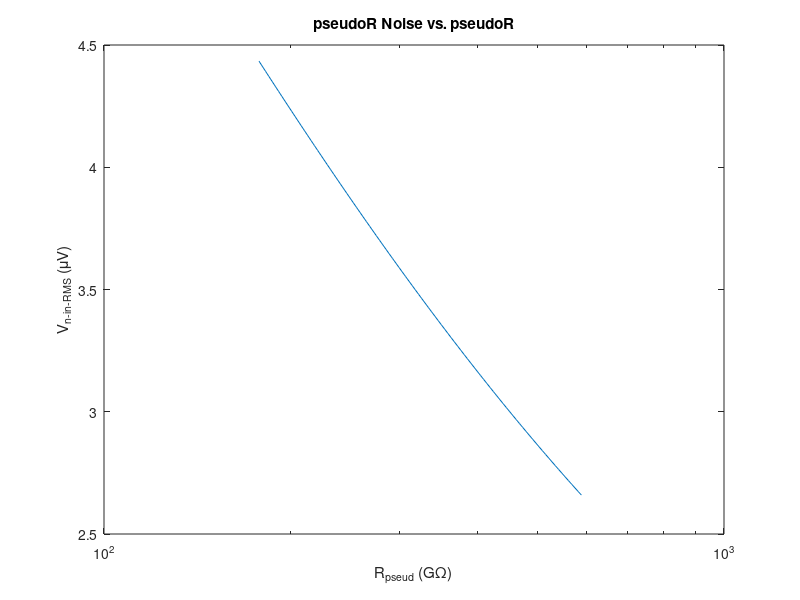
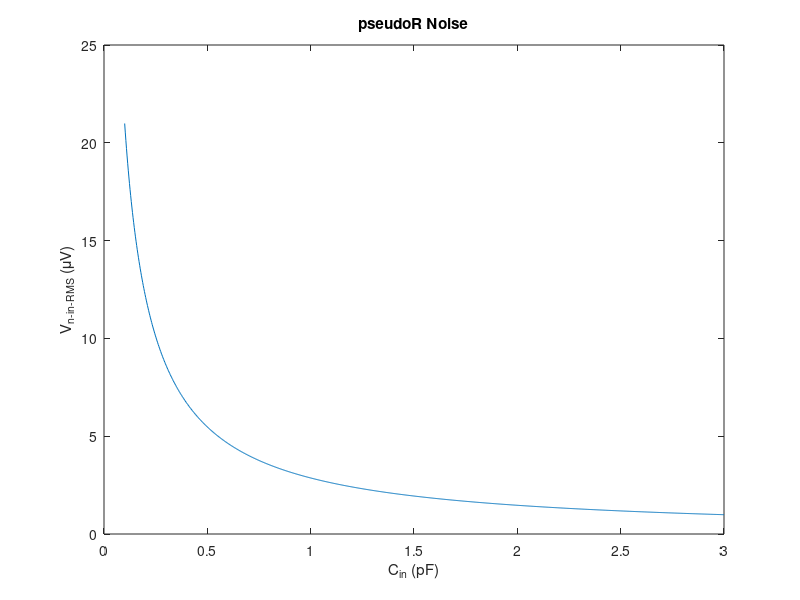
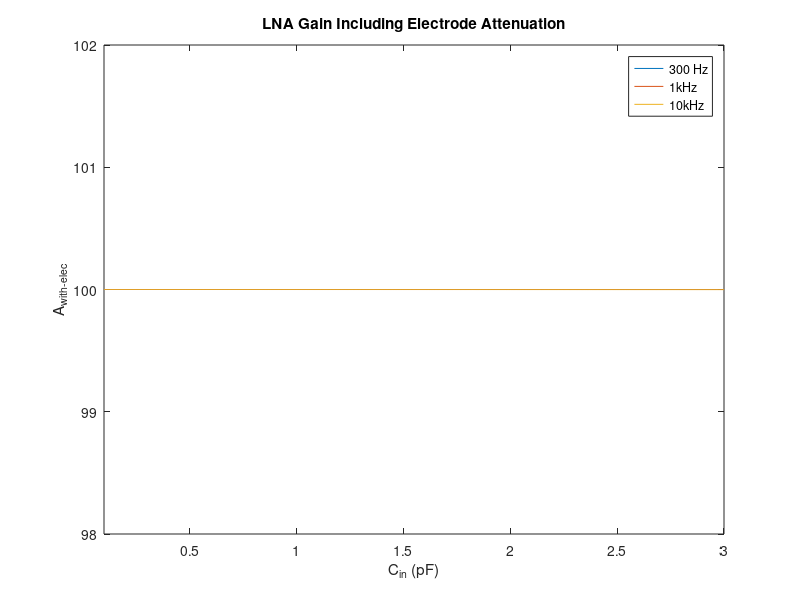
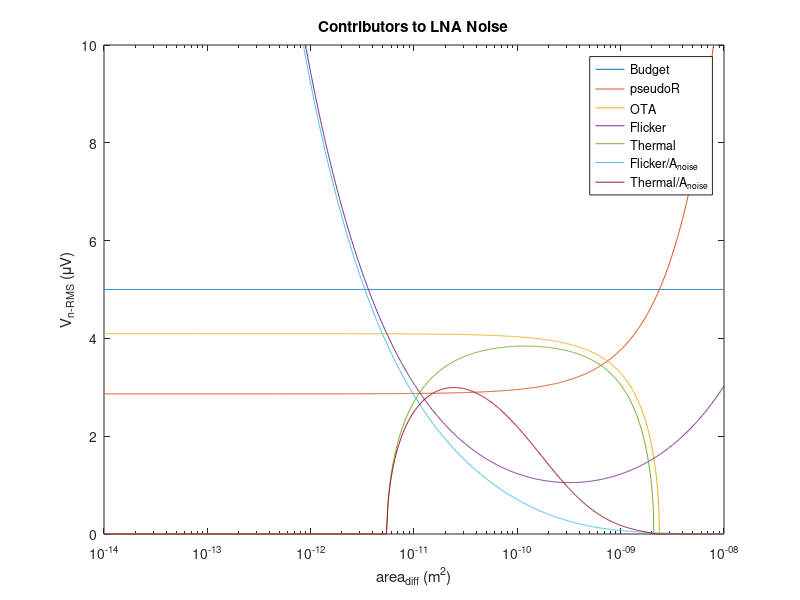

These charts were generated, in order, by the following MATLAB code: (Note: this script raises an error after producing the figures.)
% polymorph pixel co-design
% CRT
% 05/19/2020 - 07/22/2020

%% setup
close all
clear all

%% starting assumptions and physical constants

% constants
k = 1.38e-23;
T = 37 + 273;   % body temp

% system constraints
V_DD = 1.5;
R_elec = 24e3;
pixel_dim = 152.5e-6;
area_limit = (pixel_dim)^2;

% amplitude range
% peak voltages for AP (300Hz - 10kHz) and a little LFP (50Hz - 10kHz)
V_AP = 2e-3;
V_LFP = 4e-3;

%% design targets

% except for here, as noted, all noise is squared voltage
noise_Vrms_target = 5e-6;
noise_Vsq_target = noise_Vrms_target^2;

A_target = 100;
A_OL_target = 1e3;
A_f = 1;

f_LP_AP = 10e3;
f_HP_AP = 300;

ENBW = f_LP_AP * pi/2;

% number of time constants for "complete" settling
settling_TCs = 5;

% target for OTA noise source other than M1
excess = 1.2;

% swing for A1
V_swing_target = V_LFP * A_target;

%% technology information

L_min = 130e-9;

% C_ox and C_P (C_gg) [F/m^2]
% C_ox for flicker noise
C_ox = 0.01;
% C_P for parasitics
M_input_area = 120e-6 * 600e-9;
C_gg = 252e-15;
C_P_N = C_gg / M_input_area;
C_P_P = 0.00633;

% flicker noise coefficients [J]
K_flicker_N = 1.24e-25;
K_flicker_P = 1.98e-25;

% mismatch coefficients
% [Vm] and [m]
A_VT = 10e-9;
A_beta = 0.013e-6;

% noise factor gamma (often quoted as 2/3)
gamma_W = 1;
gamma_S = 2/3;

% estimates for device area
L_diff = 200e-9;
L_guard = 1e-6;

%% pseudoR cutoff and noise

% possible pseudoR values from mc: 90GOhm to 5TOhm
pseudoR = logspace(11.25,11.77,100);
% assume C_F is minimum size
C_F = 10e-15;
f_pseudo = 1./(2.*pi.*pseudoR.*C_F);
% reduction factor to account for not all of kT/C
% appearing in the 300Hz+ band
reduc_factor = 1./(1 + f_HP_AP./f_pseudo);
noise_pseudoR = 2 .* k .* T ./ C_F .* reduc_factor;
% input-refer - note that this uses ideal gain
noise_pseudoR_in = noise_pseudoR ./ (A_target.^2);

% noise due to pseudoR as a function of Cin
figure
semilogx(pseudoR/1e9, sqrt(noise_pseudoR_in) .* 1e6);
xlabel('R_{pseud} (G\Omega)');
ylabel('V_{n-in-RMS} (\muV)');
title('pseudoR Noise vs. pseudoR');

%% closed-loop amp design: sweep Cin

% assumed pseudoR based on 10fF feedback cap
pseudoR = 500e9;

% sweep Cin
%C_in = 1e-12;
C_in = linspace(100e-15, 3e-12, 1000)';
C_F = C_in / A_target;

% integrated pseudoR noise for 300Hz sw cap HP cutoff
f_pseudo = 1./(2.*pi.*pseudoR.*C_F);
% reduction factor to account for not all of kT/C
% appearing in the 300Hz+ band
reduc_factor = 1./(1 + f_HP_AP./f_pseudo);
noise_pseudoR = 2 .* k .* T ./ C_F .* reduc_factor;
% input-refer - note that this uses ideal gain
noise_pseudoR_in = noise_pseudoR ./ (A_target.^2);

% ideal closed-loop gain including electrode attenuation
% at three freqs: 300, 1000, 10000 Hz
% assumes ideal opamp with no parasitics
A_elec_300 = C_in ./ sqrt(C_F.^2 + (C_F .* C_in .* R_elec .* (2*pi*300)).^2);
A_elec_1e3 = C_in ./ sqrt(C_F.^2 + (C_F .* C_in .* R_elec .* (2*pi*1e3)).^2);
A_elec_1e4 = C_in ./ sqrt(C_F.^2 + (C_F .* C_in .* R_elec .* (2*pi*1e4)).^2);

%% plots from Cin choice

% noise due to pseudoR as a function of Cin
figure
plot(C_in.*(1e12), sqrt(noise_pseudoR_in) .* 1e6);
xlabel('C_{in} (pF)');
ylabel('V_{n-in-RMS} (\muV)');
title('pseudoR Noise');

% input gain including electrode atten
% should be negligible
figure
plot(C_in.*(1e12), A_elec_300);
hold on
plot(C_in.*(1e12), A_elec_1e3);
plot(C_in.*(1e12), A_elec_1e4);
xlabel('C_{in} (pF)');
ylabel('A_{with-elec}');
axis([100e-3 3 98 102]);
legend('300 Hz', '1kHz', '10kHz');
title('LNA Gain Including Electrode Attenuation');

%% results from first design section

% baseline C_in for noise, assuming we meet target gain
C_in = 1e-12;
C_F = C_in / A_target;
% now adjust C_in to pre-warp the CL gain, gain error due to finite OL gain
C_in = C_F * A_target * (1 + 1/A_OL_target) / (1 - A_target/A_OL_target);
% integrated pseudoR noise for 300Hz sw cap HP cutoff
f_pseudo = 1./(2.*pi.*pseudoR.*C_F);
reduc_factor = 1./(1 + f_HP_AP./f_pseudo);
noise_pseudoR = 2 .* k .* T ./ C_F .* reduc_factor;

%% begin OTA design: sweep WL

% transistor area, from 10^-14 m^2 to 10^-9 m^2
% for reference, pixel is 2.33*10^-8 m^2
% 120um/600nm device is 7.2*10^-11 m^2both
% and a 130nm/130nm device is 1.69*10^-14 m^2
WL = logspace(-14,-8,1000);

C_P = WL .* C_P_N;

% resulting actual closed-loop gain
A_actual = C_in ./ (C_F + (C_F + C_in + C_P) ./ A_OL_target);
noise_pseudoR_in = noise_pseudoR ./ (A_actual.^2);

% noise budget
noise_OTA = noise_Vsq_target - noise_pseudoR_in;

% noise gain
A_noise = (C_P + C_in + C_F) ./ C_in;

% flicker noise
noise_flicker = 2 .* K_flicker_N ./ C_ox ./ WL .* (A_noise).^2 ...
    .* log(f_LP_AP / f_HP_AP);

noise_thermal = noise_OTA - noise_flicker;

% thermal noise
% NOTE: we only care about thermal noise in the signal band (to 10kHz)
% technically, ENBW is not correct here because we can do a software
% brickwall filter at 10kHz, and this will be valid since we have used
% appropriate anti-aliasing.
% thus, ENBW is used here only to provide a safety margin.
gm_req = 2 .* 4 .* k .* T .* gamma_W...
    ./ noise_thermal .* (A_noise).^2 .* ENBW .* excess;

% first approx of mismatch: assume input pair dominates
sigma_Vth_1 = A_VT ./ sqrt(WL);
V_os_3sigma = sigma_Vth_1 .* 3;

%% plots from flicker noise sizing choice

% noise breakdown
figure
semilogx(WL, (noise_Vrms_target*1e6).*ones(size(WL)));
hold on
semilogx(WL, sqrt(noise_pseudoR_in) .* 1e6);
semilogx(WL, sqrt(noise_OTA) .* 1e6);
semilogx(WL, sqrt(noise_flicker) .* 1e6);
semilogx(WL, sqrt(noise_thermal) .* 1e6);
semilogx(WL, sqrt(noise_flicker) ./ (A_noise).^2 .* 1e6);
semilogx(WL, sqrt(noise_thermal) ./ (A_noise).^2 .* 1e6);
xlabel('area_{diff} (m^2)');
ylabel('V_{n-RMS} (\muV)');
axis([1e-14 1e-8 0 10]);
legend('Budget', 'pseudoR', 'OTA', 'Flicker', 'Thermal',...
    'Flicker/A_{noise}', 'Thermal/A_{noise}');
title('Contributors to LNA Noise');

% mismatch
figure
semilogx(WL, V_os_3sigma .* 1e3);
xlabel('area_{diff} (m^2)');
ylabel('V_{OS} (mV)');
title('3\sigma V_{OS}');

% gm requirement
figure
semilogx(WL, gm_req.*(1e6));
xlabel('area_{diff} (m^2)');
ylabel('g_m (\muS)');
axis([1e-14 1e-8 0 500]);
title('g_m Requirement');

% closed-loop gain
figure
semilogx(WL, A_actual);
xlabel('area_{diff} (m^2)');
ylabel('A_{actual}');
title('Closed-Loop Gain due to C_P');

%% gm/id, gmro characterization

% info about number of characterization sweeps
num_lengths_N = 10;
num_lengths_P = 10;
points_per_length = 25;
L_N = [130e-9 200e-9 500e-9 1e-6 2e-6 4e-6 6e-6 8e-6 10e-6 12e-6]';
L_P = L_N;

% NMOS

% import the characterization data
gmid_n_130n = readmatrix('charac/charac_gmid_n_130n.csv');
gmid_n_200n = readmatrix('charac/charac_gmid_n_200n.csv');
gmid_n_500n = readmatrix('charac/charac_gmid_n_500n.csv');
gmid_n_1u = readmatrix('charac/charac_gmid_n_1u.csv');
gmid_n_2u = readmatrix('charac/charac_gmid_n_2u.csv');
gmid_n_4u = readmatrix('charac/charac_gmid_n_4u.csv');
gmid_n_6u = readmatrix('charac/charac_gmid_n_6u.csv');
gmid_n_8u = readmatrix('charac/charac_gmid_n_8u.csv');
gmid_n_10u = readmatrix('charac/charac_gmid_n_10u.csv');
gmid_n_12u = readmatrix('charac/charac_gmid_n_12u.csv');

gmro_n_130n = readmatrix('charac/charac_gmro_n_130n.csv');
gmro_n_200n = readmatrix('charac/charac_gmro_n_200n.csv');
gmro_n_500n = readmatrix('charac/charac_gmro_n_500n.csv');
gmro_n_1u = readmatrix('charac/charac_gmro_n_1u.csv');
gmro_n_2u = readmatrix('charac/charac_gmro_n_2u.csv');
gmro_n_4u = readmatrix('charac/charac_gmro_n_4u.csv');
gmro_n_6u = readmatrix('charac/charac_gmro_n_6u.csv');
gmro_n_8u = readmatrix('charac/charac_gmro_n_8u.csv');
gmro_n_10u = readmatrix('charac/charac_gmro_n_10u.csv');
gmro_n_12u = readmatrix('charac/charac_gmro_n_12u.csv');

cgg_n_130n = readmatrix('charac/charac_cgg_n_130n.csv');
cgg_n_200n = readmatrix('charac/charac_cgg_n_200n.csv');
cgg_n_500n = readmatrix('charac/charac_cgg_n_500n.csv');
cgg_n_1u = readmatrix('charac/charac_cgg_n_1u.csv');
cgg_n_2u = readmatrix('charac/charac_cgg_n_2u.csv');
cgg_n_4u = readmatrix('charac/charac_cgg_n_4u.csv');
cgg_n_6u = readmatrix('charac/charac_cgg_n_6u.csv');
cgg_n_8u = readmatrix('charac/charac_cgg_n_8u.csv');
cgg_n_10u = readmatrix('charac/charac_cgg_n_10u.csv');
cgg_n_12u = readmatrix('charac/charac_cgg_n_12u.csv');

% concatenate the results for easier looping
gmid_n = horzcat(gmid_n_130n, gmid_n_200n(:,2), gmid_n_500n(:,2),...
    gmid_n_1u(:,2), gmid_n_2u(:,2), gmid_n_4u(:,2), gmid_n_6u(:,2),...
    gmid_n_8u(:,2), gmid_n_10u(:,2), gmid_n_12u(:,2));
gmro_n = horzcat(gmro_n_130n, gmro_n_200n(:,2), gmro_n_500n(:,2),...
    gmro_n_1u(:,2), gmro_n_2u(:,2), gmro_n_4u(:,2), gmro_n_6u(:,2),...
    gmro_n_8u(:,2), gmro_n_10u(:,2), gmro_n_12u(:,2));
cgg_n = horzcat(cgg_n_130n, cgg_n_200n(:,2), cgg_n_500n(:,2),...
    cgg_n_1u(:,2), cgg_n_2u(:,2), cgg_n_4u(:,2), cgg_n_6u(:,2),...
    cgg_n_8u(:,2), cgg_n_10u(:,2), cgg_n_12u(:,2));

% plot the characterization results
figure
semilogx(gmid_n(:,1)*1e6, gmid_n(:,2));
hold on
semilogx(gmid_n(:,1)*1e6, gmid_n(:,3));
semilogx(gmid_n(:,1)*1e6, gmid_n(:,4));
semilogx(gmid_n(:,1)*1e6, gmid_n(:,5));
semilogx(gmid_n(:,1)*1e6, gmid_n(:,6));
semilogx(gmid_n(:,1)*1e6, gmid_n(:,7));
semilogx(gmid_n(:,1)*1e6, gmid_n(:,8));
semilogx(gmid_n(:,1)*1e6, gmid_n(:,9));
semilogx(gmid_n(:,1)*1e6, gmid_n(:,10));
semilogx(gmid_n(:,1)*1e6, gmid_n(:,11));
title('g_m/I_D vs. I_D for NMOS');
xlabel('I_D (\muA)');
ylabel('g_m/I_D (V^{-1})');
legend('L = 130nm', 'L = 200nm', 'L = 500nm', 'L = 1\mum', 'L = 2\mum',...
    'L = 4\mum', 'L = 6\mum', 'L = 8\mum', 'L = 10\mum', 'L = 12\mum');

figure
semilogx(gmro_n(:,1)*1e6, gmro_n(:,2));
hold on
semilogx(gmro_n(:,1)*1e6, gmro_n(:,3));
semilogx(gmro_n(:,1)*1e6, gmro_n(:,4));
semilogx(gmro_n(:,1)*1e6, gmro_n(:,5));
semilogx(gmro_n(:,1)*1e6, gmro_n(:,6));
semilogx(gmro_n(:,1)*1e6, gmro_n(:,7));
semilogx(gmro_n(:,1)*1e6, gmro_n(:,8));
semilogx(gmro_n(:,1)*1e6, gmro_n(:,9));
semilogx(gmro_n(:,1)*1e6, gmro_n(:,10));
semilogx(gmro_n(:,1)*1e6, gmro_n(:,11));
title('g_mr_o vs. I_D for NMOS');
xlabel('I_D (\muA)');
ylabel('g_mr_o');
legend('L = 130nm', 'L = 200nm', 'L = 500nm', 'L = 1\mum', 'L = 2\mum',...
    'L = 4\mum', 'L = 6\mum', 'L = 8\mum', 'L = 10\mum', 'L = 12\mum');

figure
semilogx(cgg_n(:,1)*1e6, cgg_n(:,2) / (130e-9 * 260e-9));
hold on
semilogx(cgg_n(:,1)*1e6, cgg_n(:,3) / (200e-9 * 400e-9));
semilogx(cgg_n(:,1)*1e6, cgg_n(:,4) / (500e-9 * 1000e-9));
semilogx(cgg_n(:,1)*1e6, cgg_n(:,5) / (1000e-9 * 2000e-9));
semilogx(cgg_n(:,1)*1e6, cgg_n(:,6) / (2000e-9 * 4000e-9));
semilogx(cgg_n(:,1)*1e6, cgg_n(:,7) / (4000e-9 * 8000e-9));
semilogx(cgg_n(:,1)*1e6, cgg_n(:,8) / (6000e-9 * 12000e-9));
semilogx(cgg_n(:,1)*1e6, cgg_n(:,9) / (8000e-9 * 16000e-9));
semilogx(cgg_n(:,1)*1e6, cgg_n(:,10) / (10000e-9 * 20000e-9));
semilogx(cgg_n(:,1)*1e6, cgg_n(:,11) / (12000e-9 * 24000e-9));
title('C_{gg} vs. I_D for NMOS');
xlabel('I_D (\muA)');
ylabel('C_{gg} (F/m^2)');
legend('L = 130nm', 'L = 200nm', 'L = 500nm', 'L = 1\mum', 'L = 2\mum',...
    'L = 4\mum', 'L = 6\mum', 'L = 8\mum', 'L = 10\mum', 'L = 12\mum');


% PMOS

% import the characterization data
gmid_p_130n = readmatrix('charac/charac_gmid_p_130n.csv');
gmid_p_200n = readmatrix('charac/charac_gmid_p_200n.csv');
gmid_p_500n = readmatrix('charac/charac_gmid_p_500n.csv');
gmid_p_1u = readmatrix('charac/charac_gmid_p_1u.csv');
gmid_p_2u = readmatrix('charac/charac_gmid_p_2u.csv');
gmid_p_4u = readmatrix('charac/charac_gmid_p_4u.csv');
gmid_p_6u = readmatrix('charac/charac_gmid_p_6u.csv');
gmid_p_8u = readmatrix('charac/charac_gmid_p_8u.csv');
gmid_p_10u = readmatrix('charac/charac_gmid_p_10u.csv');
gmid_p_12u = readmatrix('charac/charac_gmid_p_12u.csv');

gmro_p_130n = readmatrix('charac/charac_gmro_p_130n.csv');
gmro_p_200n = readmatrix('charac/charac_gmro_p_200n.csv');
gmro_p_500n = readmatrix('charac/charac_gmro_p_500n.csv');
gmro_p_1u = readmatrix('charac/charac_gmro_p_1u.csv');
gmro_p_2u = readmatrix('charac/charac_gmro_p_2u.csv');
gmro_p_4u = readmatrix('charac/charac_gmro_p_4u.csv');
gmro_p_6u = readmatrix('charac/charac_gmro_p_6u.csv');
gmro_p_8u = readmatrix('charac/charac_gmro_p_8u.csv');
gmro_p_10u = readmatrix('charac/charac_gmro_p_10u.csv');
gmro_p_12u = readmatrix('charac/charac_gmro_p_12u.csv');

% concatenate the results for easier looping
gmid_p = horzcat(gmid_p_130n, gmid_p_200n(:,2), gmid_p_500n(:,2),...
    gmid_p_1u(:,2), gmid_p_2u(:,2), gmid_p_4u(:,2), gmid_p_6u(:,2),...
    gmid_p_8u(:,2), gmid_p_10u(:,2), gmid_p_12u(:,2));
gmro_p = horzcat(gmro_p_130n, gmro_p_200n(:,2), gmro_p_500n(:,2),...
    gmro_p_1u(:,2), gmro_p_2u(:,2), gmro_p_4u(:,2), gmro_p_6u(:,2),...
    gmro_p_8u(:,2), gmro_p_10u(:,2), gmro_p_12u(:,2));

% plot the characterization results
figure
semilogx(gmid_p(:,1)*1e6, gmid_p(:,2));
hold on
semilogx(gmid_p(:,1)*1e6, gmid_p(:,3));
semilogx(gmid_p(:,1)*1e6, gmid_p(:,4));
semilogx(gmid_p(:,1)*1e6, gmid_p(:,5));
semilogx(gmid_p(:,1)*1e6, gmid_p(:,6));
semilogx(gmid_p(:,1)*1e6, gmid_p(:,7));
semilogx(gmid_p(:,1)*1e6, gmid_p(:,8));
semilogx(gmid_p(:,1)*1e6, gmid_p(:,9));
semilogx(gmid_p(:,1)*1e6, gmid_p(:,10));
semilogx(gmid_p(:,1)*1e6, gmid_p(:,11));
title('g_m/I_D vs. I_D for PMOS');
xlabel('I_D (\muA)');
ylabel('g_m/I_D (V^{-1})');
legend('L = 130nm', 'L = 200nm', 'L = 500nm', 'L = 1\mum', 'L = 2\mum',...
    'L = 4\mum', 'L = 6\mum', 'L = 8\mum', 'L = 10\mum', 'L = 12\mum');

figure
semilogx(gmro_p(:,1)*1e6, gmro_p(:,2));
hold on
semilogx(gmro_p(:,1)*1e6, gmro_p(:,3));
semilogx(gmro_p(:,1)*1e6, gmro_p(:,4));
semilogx(gmro_p(:,1)*1e6, gmro_p(:,5));
semilogx(gmro_p(:,1)*1e6, gmro_p(:,6));
semilogx(gmro_p(:,1)*1e6, gmro_p(:,7));
semilogx(gmro_p(:,1)*1e6, gmro_p(:,8));
semilogx(gmro_p(:,1)*1e6, gmro_p(:,9));
semilogx(gmro_p(:,1)*1e6, gmro_p(:,10));
semilogx(gmro_p(:,1)*1e6, gmro_p(:,11));
title('g_mr_o vs. I_D for PMOS');
xlabel('I_D (\muA)');
ylabel('g_mr_o');
legend('L = 130nm', 'L = 200nm', 'L = 500nm', 'L = 1\mum', 'L = 2\mum',...
    'L = 4\mum', 'L = 6\mum', 'L = 8\mum', 'L = 10\mum', 'L = 12\mum');

%% transistor-level OTA design: tunable parameters

% set minimum W
W_min = 200e-9;

% assumptions for WI or SI
gmid_WI = 25;
gmid_MI = 20;
gmid_SI = 10;

% M1 specs determined from optimization above
gm_min = 100e-6;
WL_min = 3.85e-11;

% ratio between main branch and output branch
current_scale = 16;
% ratio between load branch and one branch of CMFB amp
cmfb_scale = 1;

% partition of gains
A_OL_1_target = 320;
A_OL_2_target = A_OL_target / A_OL_1_target;
A_OL_CMFB_target = 20;

% degen resistor headroom consumption
V_R_degen = 0.2;
% estimated headroom for saturation for a single device (even SI)
V_hr_SI = 300e-3;
V_hr_WI = 250e-3;

%% swing requirement calculation

V_swing_telecas = V_DD - 1*V_hr_SI - 4*V_hr_WI - V_R_degen;
V_swing_foldcas = V_DD - 1*V_hr_SI - 3*V_hr_WI - V_R_degen;
V_swing_stage2 = V_DD - V_hr_SI - V_hr_WI;

%% amp/filter interface

% assume min size cap for C_RA
C_RA = 10e-15;

% biquad filter params
omega_0 = 2*pi * sqrt(f_HP_AP * f_LP_AP);
BW = 2*pi * (f_LP_AP - f_HP_AP);
Q = omega_0 / BW;

% input cap size
C_R1 = C_RA * A_f / Q;

% sweep possible switching frequencies
f_swcap = logspace(5,7,1000)';

f_BW_amp = f_swcap ./ 10;

% resistive approximation
R_1 = 1 ./ (C_R1 * f_swcap);

% one-stage version. settling will be ok, so look at gain degredation
% using 60dB gain for one-stage (80dB not possible)
rout_assumed = (1e3) / gm_min;
Rout_amp_required = (rout_assumed .* R_1) ./ (R_1 - rout_assumed);
% using reasonable assumptions for degen R and load device,
% calculate what gmro would be necessary for up and down cascode devices
R_degen_assumed = 50e3;
ro_load_assumed = 4e7;
Rout_branch = 2 * Rout_amp_required;
gmro_required_up = sqrt(Rout_branch ./ R_degen_assumed);
gmro_required_down = Rout_branch ./ ro_load_assumed;

figure
semilogx(f_swcap, gmro_required_up);
hold on
semilogx(f_swcap, gmro_required_down);
xlabel('f_{swcap} (Hz)');
ylabel('g_mr_o');
title('Single-Stage: Cascode g_mr_o Required vs. Sw Cap Frequency');
legend('Up Branch (fold)', 'Down Branch (load)');

% settling limit
T_settle_limit = 1 ./ (f_swcap * 2);

% assume switch resistance - settling through this
R_sw = 14e3;
T_settle_sw = R_sw * C_R1 * settling_TCs;

%% transistor-level OTA design: action

% M1: input pair (NMOS)

% vectors to keep track of results for comparison
W = zeros(num_lengths_N, 1);
WL = zeros(num_lengths_N, 1);
gmro = zeros(num_lengths_N, 1);
gmid = zeros(num_lengths_N, 1);

% try each length
for i = 1:num_lengths_N
    
    % column for gmid, gmro data
    col = 1 + i;
    
    % determine corresponding length
    L_charac = L_N(i);
    W_charac = L_charac * 2;
    
    for j = 1:points_per_length
        
        % go from SI to WI to get minimum required gmid
        point = points_per_length - j + 1;
        
        gmid(i) = gmid_n(point, col);
        
        if (gmid(i) > gmid_WI)
            % found required gmid
            
            % determine corresponding current density for this length
            ID_charac = gmid_n(point, 1);
            ID_density = ID_charac / W_charac;
            
            % determine actual ID required
            ID_req = gm_min / gmid(i);
            ID = 1e-6 * ceil(ID_req * 1e6);
            
            % determine actual W required
            W(i) = ID / ID_density;
            WL(i) = W(i) .* L_charac;
            
            % keep track of corresponding gmro
            gmro(i) = gmro_n(point, col);
            break
        end      
    end
end

% plot results for M1
figure
plot(L_N*1e6, W*1e6);
xlabel('L (\mum)');
ylabel('W (\mum)');
title('M1: W vs. L');
figure
plot(L_N*1e6, WL*1e12);
xlabel('L (\mum)');
ylabel('W ((\mum)^2)');
title('M1: WL vs. L');
figure
plot(L_N*1e6, gmro);
xlabel('L (\mum)');
ylabel('g_mr_o');
title('M1: g_mr_o vs. L');

% pick L that gives us required WL for parasitics/flicker
for i = 1:num_lengths_N
    WL_this = WL(i);
    
    if (WL_this > WL_min)
        % determine final dimensions
        W_M1 = W(i);
        L_M1 = L_N(i);
        % determine final small signal params
        gmid_M1 = gmid(i);
        gmro_M1 = gmro(i);
        break
    end
end

% compute some currents
ID_main = ID;
ID_load = ID_main / current_scale;
ID_both = ID_main + ID_load;

% compute M1 small signal params
gm_M1 = gmid_M1 * ID_main;
ro_M1 = gmro_M1 / gm_M1;

% size the degen resistors for reasonable voltage swing
R_degen = V_R_degen / ID_main;

% beginning to compute the gain

% from equation for gain of first stage...
gmro_factor = gm_M1 * ro_M1^2 * R_degen / (ro_M1 + R_degen)^2;
% ... we can determine a target for gmro of M3 and M5
gmro_35_target = A_OL_1_target / gmro_factor;

% size 3,5 based on this target

% M3: telecascode device (NMOS)
[W, gmid, gmro] = size_M(L_N, gmid_n, gmro_n, gmid_MI, 1, ID_main,...
    num_lengths_N, points_per_length);
[L_M3, W_M3, gmid_M3, gmro_M3] = pick_L(L_N, W, gmid, gmro,...
    gmro_35_target, num_lengths_N, W_min);
% compute M3 small signal params
gm_M3 = gmid_M3 * ID_main;
ro_M3 = gmro_M3 / gm_M3;

% M5: current source device (PMOS)
[W, gmid, gmro] = size_M(L_P, gmid_p, gmro_p, gmid_MI, 1, ID_main,...
    num_lengths_P, points_per_length);
[L_M5, W_M5, gmid_M5, gmro_M5] = pick_L(L_P, W, gmid, gmro,...
    gmro_35_target, num_lengths_P, W_min);
% compute M5 small signal params
gm_M5 = gmid_M5 * ID_main;
ro_M5 = gmro_M5 / gm_M5;

% calculate actual first stage gain

% transconductance
Gs3 = (gmro_M3 + 1) / (ro_M3 + gmro_M5 * R_degen);
Gm_reduc = (Gs3 * ro_M1) / (1 + Gs3 * ro_M1);
Gm_1 = gm_M1 * Gm_reduc;

% output resistance
Rout_1 = 1/(1/(gmro_M5 * R_degen) + 1/(gmro_M3 * ro_M1));

A_OL_1_actual = Gm_1 * Rout_1;

% compute gain target for second stage
A_OL_2_target_updated = max(A_OL_target / A_OL_1_actual, A_OL_2_target);

% compute gmro target based on necessity that gm7ro9 > A2 for later math
gm_M7_assumed = gmid_WI * ID_load;
gm_M9_assumed = gmid_SI * ID_load;
ro_9_target = A_OL_2_target_updated / gm_M7_assumed;
gmro_9_target = gm_M9_assumed * ro_9_target;

% M9: load device (NMOS)
% the only strong-inversion transistor (bc noise)
[W, gmid, gmro] = size_M(L_N, gmid_n, gmro_n, gmid_SI, 0, ID_load,...
    num_lengths_N, points_per_length);
[L_M9, W_M9, gmid_M9, gmro_M9] = pick_L(L_N, W, gmid, gmro,...
    gmro_9_target, num_lengths_N, W_min);
% compute M11 small signal params
gm_M9 = gmid_M9 * ID_load;
ro_M9 = gmro_M9 / gm_M9;

% compute target gmro7 based on target gain
ro_M7_target = (A_OL_2_target_updated * ro_M9) /...
    (gm_M7_assumed * ro_M9 - A_OL_2_target_updated);
gmro_7_target = gm_M7_assumed * ro_M7_target;

% M7: second stage input device (PMOS)
[W, gmid, gmro] = size_M(L_P, gmid_p, gmro_p, gmid_WI, 1, ID_load,...
    num_lengths_P, points_per_length);
[L_M7, W_M7, gmid_M7, gmro_M7] = pick_L(L_P, W, gmid, gmro,...
    gmro_7_target, num_lengths_P, W_min);
% compute M7 small signal params
gm_M7 = gmid_M7 * ID_load;
ro_M7 = gmro_M7 / gm_M7;

% calculate actual second stage gain
Rout_2 = (ro_M7 * ro_M9) / (ro_M7 + ro_M9);
A_OL_2_actual = gm_M7 * Rout_2;

A_OL_actual = A_OL_1_actual * A_OL_2_actual;

%% post-design OTA characterization

% noise - note this is just open-loop OTA noise for sanity check

% compute second stage noise
noise_final_A2 = 8*k*T*(gamma_W/gm_M7 + gamma_S*gm_M9/(gm_M7^2))*ENBW...
    + 2 * K_flicker_P / (W_M7 * L_M7 * C_ox) * log(f_LP_AP / f_HP_AP);

% compute first stage noise
noise_final_A1 = 8*k*T*(gamma_W/gm_M1 + 1/(R_degen * gm_M1^2))*ENBW...
    + 2 * K_flicker_N / (W_M1 * L_M1 * C_ox) * log(f_LP_AP / f_HP_AP);

% compute total input-referred OTA noise
noise_final_OTA = noise_final_A1 + (noise_final_A2 / (A_OL_1_actual^2));
noise_final_OTA_V = sqrt(noise_final_OTA);

% offset: it can be shown that all contributions are neglig except input
sigma_Vth_1_final = A_VT / sqrt(W_M1 * L_M1);
V_os_3sigma_final = sigma_Vth_1_final * 3;

% settling - need to satisfy swcap settling assumption
T_settle_OTA = Rout_2 * C_R1 * settling_TCs;

T_settle_OTA_vec = T_settle_OTA .* ones(size(f_swcap));
T_settle_sw_vec = T_settle_sw .* ones(size(f_swcap));

figure
semilogx(f_swcap, T_settle_limit*1e6);
hold on
semilogx(f_swcap, T_settle_sw_vec*1e6);
semilogx(f_swcap, T_settle_OTA_vec*1e6);
xlabel('f_{swcap} (Hz)');
ylabel('\tau (\mus)');
title('Amp/Filter Settling Time vs. Sw Cap Frequency');
legend('Limit', 'Switch Settling', 'OTA 2nd Stage Settling');

%% CMFB
ID_cmfb = ID_load / cmfb_scale;

% compute gmro target based on necessity that gm13ro15 > A for later math
gm_M13_assumed = gmid_WI * ID_cmfb;
gm_M15_assumed = gmid_SI * ID_cmfb;
ro_15_target = A_OL_CMFB_target / gm_M13_assumed;
gmro_15_target = gm_M15_assumed * ro_15_target;

% M15: load device (PMOS)
[W, gmid, gmro] = size_M(L_P, gmid_p, gmro_p, gmid_SI, 0, ID_cmfb,...
    num_lengths_P, points_per_length);
[L_M15, W_M15, gmid_M15, gmro_M15] = pick_L(L_P, W, gmid, gmro,...
    gmro_15_target, num_lengths_P, W_min);
% compute M15 small signal params
gm_M15 = gmid_M15 * ID_cmfb;
ro_M15 = gmro_M15 / gm_M15;

% compute target gmro13 based on target gain
ro_M13_target = (A_OL_CMFB_target * ro_M15) /...
    (gm_M13_assumed * ro_M15 - A_OL_CMFB_target);
gmro_13_target = gm_M13_assumed * ro_M13_target;

% M13: input device (NMOS)
[W, gmid, gmro] = size_M(L_N, gmid_n, gmro_n, gmid_WI, 1, ID_cmfb,...
    num_lengths_N, points_per_length);
[L_M13, W_M13, gmid_M13, gmro_M13] = pick_L(L_N, W, gmid, gmro,...
    gmro_13_target, num_lengths_N, W_min);
% compute M13 small signal params
gm_M13 = gmid_M13 * ID_cmfb;
ro_M13 = gmro_M13 / gm_M13;

% calculate actual CMFB amp gain
A_OL_CMFB_actual = (gmro_M13 * ro_M15) / (ro_M13 + ro_M15);

%% BPF A2 design: tunable parameters

% gain target
A_2_required = 300;
% A3_M1 specs determined from f_swcap optimization in other script
gm_min_A2 = 2e-6;

WL_min_A2 = 9e-12;

% partition gains
A_2_1_required = 30;

%% BPF A2 design: action

% A2_M1: input pair (NMOS)

% vectors to keep track of results for comparison
W = zeros(num_lengths_N, 1);
WL = zeros(num_lengths_N, 1);
gmro = zeros(num_lengths_N, 1);
gmid = zeros(num_lengths_N, 1);

% try each length
for i = 1:num_lengths_N
    
    % column for gmid, gmro data
    col = 1 + i;
    
    % determine corresponding length
    L_charac = L_N(i);
    W_charac = L_charac * 2;
    
    for j = 1:points_per_length
        
        % go from SI to WI to get minimum required gmid
        point = points_per_length - j + 1;
        
        gmid(i) = gmid_n(point, col);
        
        if (gmid(i) > gmid_WI)
            % found required gmid
            
            % determine corresponding current density for this length
            ID_charac = gmid_n(point, 1);
            ID_density = ID_charac / W_charac;
            
            % determine actual ID required
            ID_req = gm_min_A2 / gmid(i);
            ID = 0.01e-6 * ceil(ID_req * 100e6);
            
            % determine actual W required
            W(i) = ID / ID_density;
            WL(i) = W(i) .* L_charac;
            
            % keep track of corresponding gmro
            gmro(i) = gmro_n(point, col);
            break
        end      
    end
end

% pick L that gives us required WL for parasitics/flicker
for i = 1:num_lengths_N
    WL_this = WL(i);
    
    if (WL_this > WL_min_A2)
        % determine final dimensions
        W_A2_M1 = W(i);
        L_A2_M1 = L_N(i);
        % determine final small signal params
        gmid_A2_M1 = gmid(i);
        gmro_A2_M1 = gmro(i);
        break
    end
end

% corresponding current
ID_A2 = ID;

% compute M1 small signal params
gm_A2_M1 = gmid_A2_M1 * ID_A2;
ro_A2_M1 = gmro_A2_M1 / gm_A2_M1;

% need to calculate load device ro
ro_A2_M3_required = A_2_1_required * ro_A2_M1 /...
    (gmro_A2_M1 - A_2_1_required);

gm_A2_M3_estimate = gmid_SI * ID_A2;

gmro_A2_M3_target = ro_A2_M3_required * gm_A2_M3_estimate;

% A2_M3: load device (PMOS)
[W, gmid, gmro] = size_M(L_P, gmid_p, gmro_p, gmid_SI, 0, ID_A2,...
    num_lengths_P, points_per_length);
[L_A2_M3, W_A2_M3, gmid_A2_M3, gmro_A2_M3] = pick_L(L_P, W, gmid, gmro,...
    gmro_A2_M3_target, num_lengths_P, W_min);
% compute M3 small signal params
gm_A2_M3 = gmid_A2_M3 * ID_A2;
ro_A2_M3 = gmro_A2_M3 / gm_A2_M3;

% calculate actual first-stage gain
A_2_1 = gmro_A2_M1 * ro_A2_M3 / (ro_A2_M1 + ro_A2_M3);
% calculate required second-stage gain
A_2_2_required = A_2_required / A_2_1;

% A2_M5: second stage input pair (PMOS)

% vectors to keep track of results for comparison
W = zeros(num_lengths_P, 1);
WL = zeros(num_lengths_P, 1);
gmro = zeros(num_lengths_P, 1);
gmid = zeros(num_lengths_P, 1);

% try each length
for i = 1:num_lengths_P
    
    % column for gmid, gmro data
    col = 1 + i;
    
    % determine corresponding length
    L_charac = L_P(i);
    W_charac = L_charac * 2;
    
    for j = 1:points_per_length
        
        % go from SI to WI to get minimum required gmid
        point = points_per_length - j + 1;
        
        gmid(i) = gmid_p(point, col);
        
        if (gmid(i) > gmid_WI)
            % found required gmid
            
            % determine corresponding current density for this length
            ID_charac = gmid_p(point, 1);
            ID_density = ID_charac / W_charac;
            
            % determine actual ID required
            ID_req = gm_min_A2 / gmid(i);
            ID = 0.01e-6 * ceil(ID_req * 100e6);
            
            % determine actual W required
            W(i) = ID / ID_density;
            WL(i) = W(i) .* L_charac;
            
            % keep track of corresponding gmro
            gmro(i) = gmro_p(point, col);
            break
        end      
    end
end

% pick L that gives us required WL for parasitics/flicker
for i = 1:num_lengths_P
    WL_this = WL(i);
    
    if (WL_this > WL_min_A2)
        % determine final dimensions
        W_A2_M5 = W(i);
        L_A2_M5 = L_P(i);
        % determine final small signal params
        gmid_A2_M5 = gmid(i);
        gmro_A2_M5 = gmro(i);
        break
    end
end

% corresponding current
ID_A2_2 = ID;

% compute M5 small signal params
gm_A2_M5 = gmid_A2_M5 * ID_A2_2;
ro_A2_M5 = gmro_A2_M5 / gm_A2_M5;

% need to calculate load device ro
ro_A2_M7_required = A_2_2_required * ro_A2_M5 /...
    (gmro_A2_M5 - A_2_2_required);

gm_A2_M7_estimate = gmid_SI * ID_A2_2;

gmro_A2_M7_target = ro_A2_M7_required * gm_A2_M7_estimate;

% A2_M7: load device (NMOS)
[W, gmid, gmro] = size_M(L_N, gmid_n, gmro_n, gmid_WI, 1, ID_A2_2,...
    num_lengths_N, points_per_length);
[L_A2_M7, W_A2_M7, gmid_A2_M7, gmro_A2_M7] = pick_L(L_N, W, gmid, gmro,...
    gmro_A2_M7_target, num_lengths_N, W_min);
% compute M7 small signal params
gm_A2_M7 = gmid_A2_M7 * ID_A2_2;
ro_A2_M7 = gmro_A2_M7 / gm_A2_M7;

% calculate actual second-stage gain
A_2_2 = gmro_A2_M5 * ro_A2_M7 / (ro_A2_M5 + ro_A2_M7);
% calculate total gain
A_2_actual = A_2_1 * A_2_2;

% CMFB sizing?

%% BPF A3 design: tunable parameters

% gain target
A_3_required = 350;
% A3_M1 specs determined from f_swcap optimization in other script
gm_min_A3 = 2e-6;

WL_min_A3 = 9e-12;

gmro_cascode_target = 30;

%% BPF A3 design: action

% A3_M1: input pair (NMOS)

% vectors to keep track of results for comparison
W = zeros(num_lengths_N, 1);
WL = zeros(num_lengths_N, 1);
gmro = zeros(num_lengths_N, 1);
gmid = zeros(num_lengths_N, 1);

% try each length
for i = 1:num_lengths_N
    
    % column for gmid, gmro data
    col = 1 + i;
    
    % determine corresponding length
    L_charac = L_N(i);
    W_charac = L_charac * 2;
    
    for j = 1:points_per_length
        
        % go from SI to WI to get minimum required gmid
        point = points_per_length - j + 1;
        
        gmid(i) = gmid_n(point, col);
        
        if (gmid(i) > gmid_WI)
            % found required gmid
            
            % determine corresponding current density for this length
            ID_charac = gmid_n(point, 1);
            ID_density = ID_charac / W_charac;
            
            % determine actual ID required
            ID_req = gm_min_A3 / gmid(i);
            ID = 0.01e-6 * ceil(ID_req * 100e6);
            
            % determine actual W required
            W(i) = ID / ID_density;
            WL(i) = W(i) .* L_charac;
            
            % keep track of corresponding gmro
            gmro(i) = gmro_n(point, col);
            break
        end      
    end
end

% pick L that gives us required WL for parasitics/flicker
for i = 1:num_lengths_N
    WL_this = WL(i);
    
    if (WL_this > WL_min_A3)
        % determine final dimensions
        W_A3_M1 = W(i);
        L_A3_M1 = L_N(i);
        % determine final small signal params
        gmid_A3_M1 = gmid(i);
        gmro_A3_M1 = gmro(i);
        break
    end
end

% corresponding current
ID_A3 = ID;

% compute M1 small signal params
gm_A3_M1 = gmid_A3_M1 * ID_A3;
ro_A3_M1 = gmro_A3_M1 / gm_A3_M1;

% need to calculate required Rout and cascode gmro
Rout_required_A3 = A_3_required / gm_A3_M1;
Rdown_required_A3 = Rout_required_A3 * 2;

gmro_A3_M3_target = max(Rdown_required_A3 / ro_A3_M1, gmro_cascode_target);

% A3_M3: telecascode device (NMOS)
[W, gmid, gmro] = size_M(L_N, gmid_n, gmro_n, gmid_WI, 1, ID_A3,...
    num_lengths_N, points_per_length);
[L_A3_M3, W_A3_M3, gmid_A3_M3, gmro_A3_M3] = pick_L(L_N, W, gmid, gmro,...
    gmro_A3_M3_target, num_lengths_N, W_min);
% compute M3 small signal params
gm_A3_M3 = gmid_A3_M3 * ID_A3;
ro_A3_M3 = gmro_A3_M3 / gm_A3_M3;

% calculate actual Rup required
Rdown_actual_A3 = gmro_A3_M3 * ro_A3_M1;
Rup_required_A3 = 1 / (1/Rout_required_A3 - 1/Rdown_actual_A3);

% assume Rup_required_A3 = ro_M7

% A3_M5: load cascode device (PMOS)
[W, gmid, gmro] = size_M(L_P, gmid_p, gmro_p, gmid_MI, 1, ID_A3,...
    num_lengths_P, points_per_length);
[L_A3_M5, W_A3_M5, gmid_A3_M5, gmro_A3_M5] = pick_L(L_P, W, gmid, gmro,...
    gmro_cascode_target, num_lengths_P, W_min);
% compute M5 small signal params
gm_A3_M5 = gmid_A3_M5 * ID_A3;
ro_A3_M5 = gmro_A3_M5 / gm_A3_M5;

% size M7 based on estimated gm and ro required
gm_A3_M7_est = gmid_SI * ID_A3;
ro_A3_M7_required = Rup_required_A3 / gmro_A3_M5;
gmro_A3_M7_target = gm_A3_M7_est * ro_A3_M7_required;

% A3_M7: load device (PMOS)
[W, gmid, gmro] = size_M(L_P, gmid_p, gmro_p, gmid_SI, 0, ID_A3,...
    num_lengths_P, points_per_length);
[L_A3_M7, W_A3_M7, gmid_A3_M7, gmro_A3_M7] = pick_L(L_P, W, gmid, gmro,...
    gmro_A3_M7_target, num_lengths_P, W_min);
% compute M7 small signal params
gm_A3_M7 = gmid_A3_M7 * ID_A3;
ro_A3_M7 = gmro_A3_M7 / gm_A3_M7;

Rup_actual_A3 = gmro_A3_M5 * ro_A3_M7;
Rout_actual_A3 = 1 / (1/Rup_actual_A3 + 1/Rdown_actual_A3);

A_3_actual = Rout_actual_A3 * gm_A3_M1;

% CMFB sizing?

%% SF1 design: tunable parameters

% gain target
A_SF1_required = 0.95;
% SF1_M1 specs determined from f_swcap optimization in other script
gm_min_SF1 = 1e-6;

WL_min_SF1 = 9e-12;

%% SF1 design: action

% SF1_M1: input device (PMOS)

% vectors to keep track of results for comparison
W = zeros(num_lengths_N, 1);
WL = zeros(num_lengths_N, 1);
gmro = zeros(num_lengths_N, 1);
gmid = zeros(num_lengths_N, 1);

% try each length
for i = 1:num_lengths_P
    
    % column for gmid, gmro data
    col = 1 + i;
    
    % determine corresponding length
    L_charac = L_P(i);
    W_charac = L_charac * 2;
    
    for j = 1:points_per_length
        
        % go from SI to WI to get minimum required gmid
        point = points_per_length - j + 1;
        
        gmid(i) = gmid_p(point, col);
        
        if (gmid(i) > gmid_WI)
            % found required gmid
            
            % determine corresponding current density for this length
            ID_charac = gmid_p(point, 1);
            ID_density = ID_charac / W_charac;
            
            % determine actual ID required
            ID_req = gm_min_SF1 / gmid(i);
            ID = 0.01e-6 * ceil(ID_req * 100e6);
            
            % determine actual W required
            W(i) = ID / ID_density;
            WL(i) = W(i) .* L_charac;
            
            % keep track of corresponding gmro
            gmro(i) = gmro_n(point, col);
            break
        end      
    end
end

% pick L that gives us required WL for parasitics/flicker
for i = 1:num_lengths_P
    WL_this = WL(i);
    
    if (WL_this > WL_min_SF1)
        % determine final dimensions
        W_SF1_M1 = W(i);
        L_SF1_M1 = L_P(i);
        % determine final small signal params
        gmid_SF1_M1 = gmid(i);
        gmro_SF1_M1 = gmro(i);
        break
    end
end

% corresponding current
ID_SF1 = ID;

% compute M1 small signal params
gm_SF1_M1 = gmid_SF1_M1 * ID_SF1;
ro_SF1_M1 = gmro_SF1_M1 / gm_SF1_M1;

% size M2 based on estimated gm and ro required
gm_SF1_M2_est = gmid_SI * ID_SF1;
ro_SF1_M2_required = A_SF1_required / gm_SF1_M1 / (1 - A_SF1_required);
gmro_SF1_M2_target = gm_SF1_M2_est * ro_SF1_M2_required;

% SF1_M2: load device (PMOS)
[W, gmid, gmro] = size_M(L_P, gmid_p, gmro_p, gmid_SI, 0, ID_A3,...
    num_lengths_P, points_per_length);
[L_SF1_M2, W_SF1_M2, gmid_SF1_M2, gmro_SF1_M2] = pick_L(L_P, W, gmid, gmro,...
    gmro_SF1_M2_target, num_lengths_P, W_min);
% compute M2 small signal params
gm_SF1_M2 = gmid_SF1_M2 * ID_SF1;
ro_SF1_M2 = gmro_SF1_M2 / gm_SF1_M2;

A_SF1_actual = gm_SF1_M1 * ro_SF1_M2 / (1 + gm_SF1_M1 * ro_SF1_M2);

%% post-design SF characterization

% noise - note this is just open-loop OTA noise for sanity check

% compute first stage noise
noise_final_SF1 = 8*k*T*(gamma_W/gm_SF1_M1 +...
    gamma_S * gm_SF1_M2 / (gm_SF1_M1^2))*ENBW...
    + 2 * K_flicker_P / (W_SF1_M1 * L_SF1_M1 * C_ox) *...
    log(f_LP_AP / f_HP_AP);

% compute total input-referred OTA noise
noise_final_SF1_in = noise_final_SF1 / (A_target)^2;
noise_final_SF1_V = sqrt(noise_final_SF1_in);

% offset: it can be shown that all contributions are neglig except input
sigma_Vth_SF1_1 = A_VT / sqrt(W_SF1_M1 * L_SF1_M1);
V_os_3sigma_SF1 = sigma_Vth_SF1_1 * 3;

%% area estimate

% calculate A1 OTA area
area_A1 = 0;
area_A1 = area_A1 + get_area(L_M1, W_M1, L_guard, L_diff);
area_A1 = area_A1 + get_area(L_M3, W_M3, L_guard, L_diff);
area_A1 = area_A1 + get_area(L_M5, W_M5, L_guard, L_diff);
area_A1 = area_A1 + get_area(L_M7, W_M7, L_guard, L_diff);
area_A1 = area_A1 + get_area(L_M9, W_M9, L_guard, L_diff);
area_A1 = area_A1 + get_area(L_M13, W_M13, L_guard, L_diff);
area_A1 = area_A1 + get_area(L_M15, W_M15, L_guard, L_diff);

% calculate A3 OTA area
area_A3 = 0;
area_A3 = area_A3 + get_area(L_A3_M1, W_A3_M1, L_guard, L_diff);
area_A3 = area_A3 + get_area(L_A3_M3, W_A3_M3, L_guard, L_diff);
area_A3 = area_A3 + get_area(L_A3_M5, W_A3_M5, L_guard, L_diff);
area_A3 = area_A3 + get_area(L_A3_M7, W_A3_M7, L_guard, L_diff);
% assuming same CMFB amp as A1
area_A3 = area_A3 + get_area(L_M13, W_M13, L_guard, L_diff);
area_A3 = area_A3 + get_area(L_M15, W_M15, L_guard, L_diff);

% source follower area 
area_SF1 = 0;
area_SF1 = area_SF1 + get_area(L_SF1_M1, W_SF1_M1, L_guard, L_diff);
area_SF1 = area_SF1 + get_area(L_SF1_M2, W_SF1_M2, L_guard, L_diff);

% total area
area_total = area_A1 + 2*area_A3 + 2*area_SF1;

%% sizing helper functions

% W_vec: vector of widths (one for each length)
% gmid_vec: vector of actual gmid
% gmro_vec: vector of actual gmro

% L_vector: either N or P lengths
% gmid_matrix: either N or P characterization data
% gmro_matrix: either N or P characterization data
% gmid_target: min or max gmid
% inv_reg: 1 for WI i.e. min gmid, 0 for SI i.e. max gmid
% current: ID for this device
% num_lens: size of L_vector
% points_per_length: number of characterization points
function [W_vec, gmid_vec, gmro_vec] = size_M(L_vector, gmid_matrix,...
    gmro_matrix, gmid_target, inv_reg, current, num_lens, points_per_len)

    % vectors to keep track of results for comparison
    W_vec = zeros(num_lens, 1);
    gmro_vec = zeros(num_lens, 1);
    gmid_vec = zeros(num_lens, 1);

    % try each length
    for i = 1:num_lens

        % column for gmid, gmro data
        col = 1 + i;

        % determine corresponding length
        L_charac = L_vector(i);
        W_charac = L_charac * 2;
        
        % WI
        if (inv_reg == 1)
            for j = 1:points_per_len
                
                point = points_per_len - j + 1;
                gmid_vec(i) = gmid_matrix(point, col);
                
                if (gmid_vec(i) > gmid_target)
                    % found required gmid
                    % determine corresponding current density for this length
                    ID_charac = gmid_matrix(point, 1);
                    ID_density = ID_charac / W_charac;                 
                    % calculate W necessary from current for this device
                    W_vec(i) = current / ID_density;
                    % keep track of gmro
                    gmro_vec(i) = gmro_matrix(point, col);
                    break
                end
            end
        % SI
        else
            for j = 1:points_per_len
                
                point = j;
                gmid_vec(i) = gmid_matrix(point, col);
                
                if (gmid_vec(i) < gmid_target)
                    % found required gmid
                    % determine corresponding current density for this length
                    ID_charac = gmid_matrix(point, 1);
                    ID_density = ID_charac / W_charac;                 
                    % calculate W necessary from current for this device
                    W_vec(i) = current / ID_density;
                    % keep track of gmro
                    gmro_vec(i) = gmro_matrix(point, col);
                    break
                end
            end
        end
    end
end

% L_val: chosen L value
% W_val: chosen W value
% gmid_val: chosen gmid value
% gmro_val: chosen gmro value

% L_vector: either N or P lengths
% W_vector: corresponding W options
% gmid_vector: corresponding gmid
% gmro_vector: corresponding gmro
% gmro_target: min gmro
% num_lens: size of L_vector
function [L_val, W_val, gmid_val, gmro_val] = pick_L(L_vector, W_vector,...
    gmid_vector, gmro_vector, gmro_target, num_lens, min_W)

    for i = 1:num_lens
        gmro_this = gmro_vector(i);
        W_this = W_vector(i);
        
        % determine dimensions
        W_val = W_vector(i);
        L_val = L_vector(i);
        % determine small signal params
        gmid_val = gmid_vector(i);
        gmro_val = gmro_vector(i);

        if ((W_this > min_W) && (gmro_this > gmro_target))
            % if conditions met, these dimensions and params are final
            break
        end
    end
end

% area: silicon area estimate for pair of devices

% L: device L
% W: device W
% guard: estimate of additional guard-ring length
% diff: estimate of additional diffusion length
function area = get_area(L, W, guard, diff)

    area = (2*W + 2*guard) * (L + 2*guard + 2*diff);

end
